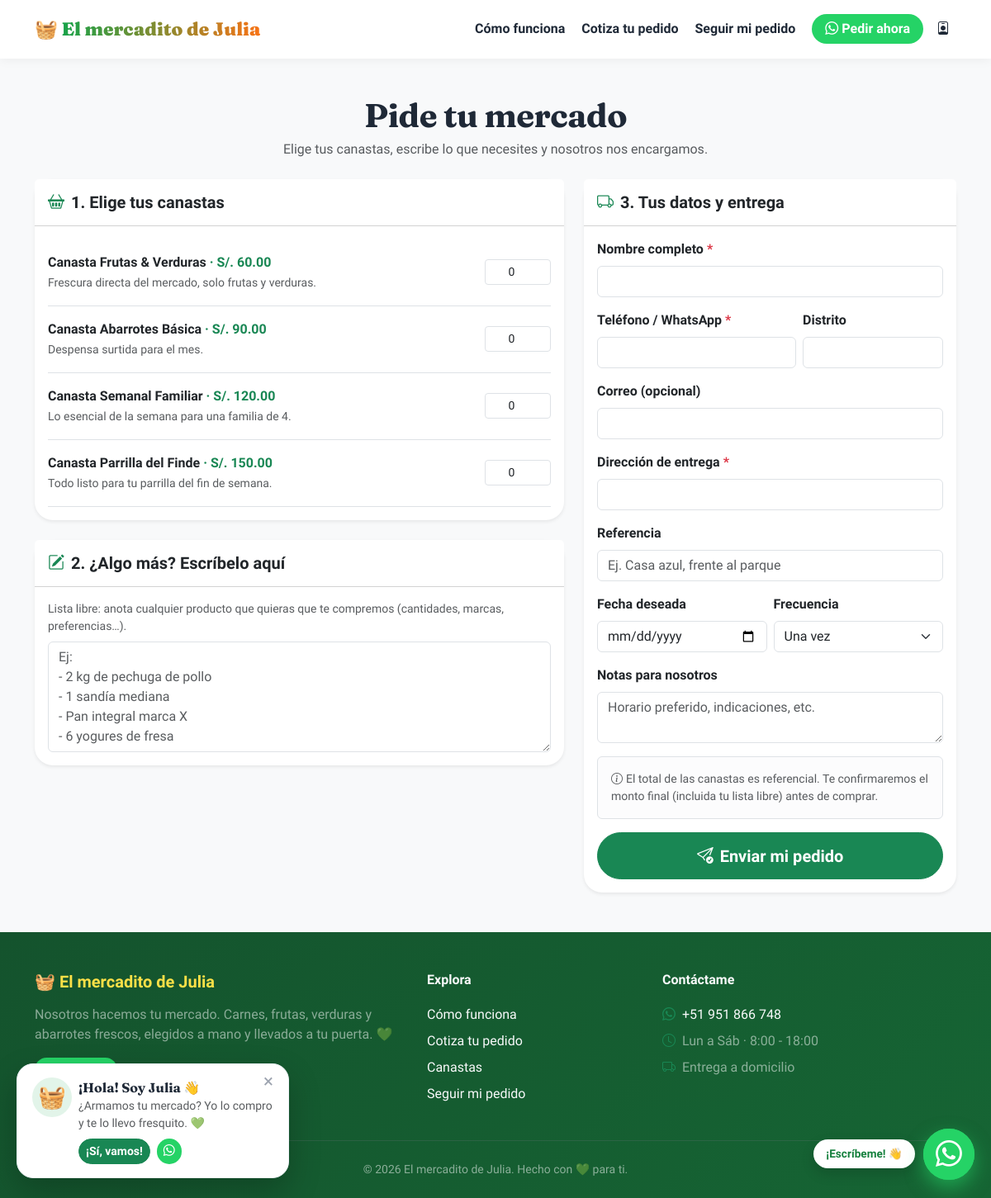
The page /solicitar.php on the database its author committed.
### tables this page shows
CREATE TABLE `canastas` (
  `id` int(11) NOT NULL AUTO_INCREMENT,
  `nombre` varchar(120) NOT NULL,
  `descripcion` varchar(255) DEFAULT NULL,
  `contenido` text DEFAULT NULL,
  `precio` decimal(10,2) NOT NULL DEFAULT 0.00,
  `etiqueta` varchar(40) DEFAULT NULL,
  `activo` tinyint(1) NOT NULL DEFAULT 1,
  `creado_en` datetime NOT NULL DEFAULT current_timestamp(),
  PRIMARY KEY (`id`)
);

### solicitar.php (the view, shortened to what this page needs)
<?php
require_once 'config/conexion.php';
$exito   = false;
$wa_msg   = '';
$old = [
    'nombre' => '', 'telefono' => '', 'email' => '', 'direccion' => '',
    'referencia' => '', 'distrito' => '', 'fecha_entrega' => '',
    'frecuencia' => 'unica', 'lista_libre' => '', 'notas' => '',
];
try {
    $canastas = $pdo->query(
        "SELECT id, nombre, descripcion, precio, etiqueta FROM canastas WHERE activo = 1 ORDER BY precio ASC"
    )->fetchAll();
} catch (\PDOException $e) {
    $canastas = [];
}
$preseleccion = isset($_GET['canasta']) && is_numeric($_GET['canasta']) ? (int)$_GET['canasta'] : 0;
require_once 'includes/publico_header.php';
?>
<section class="py-5 bg-light">
    <div class="container">
        <?php if ($exito): ?>
            <div class="row justify-content-center">
                <div class="col-lg-7 text-center">
                    <div class="card border-0 shadow-sm">
                        <div class="card-body p-5">
                            <div class="animate__animated animate__bounceIn" style="font-size: 4.5rem;">🎉</div>
                            <h2 class="fw-black mt-2">¡Pedido recibido, <?= htmlspecialchars($old['nombre']); ?>!</h2>
                            <p class="text-muted fs-5">
                                Tu pedido quedó registrado. <strong>Falta un paso:</strong> toca el botón verde
                                y dale <strong>ENVIAR</strong> en WhatsApp para que Julia reciba tu pedido. 👇
                            </p>
                            <div class="bg-light rounded-4 p-3 mx-auto mb-3" style="max-width:420px;">
                                <div class="text-muted small">Tu código de seguimiento</div>
                                <div class="fw-black fs-3 texto-degradado"><?= htmlspecialchars($codigo); ?></div>
                                <a href="seguimiento.php?codigo=<?= urlencode($codigo); ?>" class="small">
                                    <i class="bi bi-geo-alt me-1"></i>Seguir el estado de mi pedido
                                </a>
                            </div>
                            <div class="d-grid gap-2 col-md-9 mx-auto mt-2">
                                <a href="<?= whatsapp_link($wa_msg); ?>" target="_blank" rel="noopener"
                                   class="btn btn-wa btn-lg fw-bold animate__animated animate__pulse animate__infinite">
                                    <i class="bi bi-whatsapp me-2"></i>Enviar mi pedido a Julia
                                </a>
                                <a href="index.php" class="btn btn-outline-secondary">
                                    <i class="bi bi-house me-1"></i>Volver al inicio
                                </a>
                            </div>
                        </div>
                    </div>
                </div>
            </div>
        <?php else: ?>
            <div class="text-center mb-4">
                <h1 class="fw-bold">Pide tu mercado</h1>
                <p class="text-muted">Elige tus canastas, escribe lo que necesites y nosotros nos encargamos.</p>
            </div>
            <form method="POST" action="solicitar.php<?= $preseleccion ? '?canasta=' . $preseleccion : ''; ?>">
                <div class="row g-4">
                    <div class="col-lg-7">
                        <div class="card border-0 shadow-sm mb-4">
                            <div class="card-header bg-white py-3">
                                <h5 class="mb-0 fw-bold"><i class="bi bi-basket2 me-2 text-success"></i>1. Elige tus canastas</h5>
                            </div>
                            <div class="card-body">
                                <?php if (empty($canastas)): ?>
                                    <p class="text-muted mb-0">Aún no hay canastas publicadas. Usa la lista libre de abajo.</p>
                                <?php else: ?>
                                    <?php foreach ($canastas as $c):
                                        $valor = ($preseleccion === (int)$c['id']) ? 1 : (int)($_POST['canasta_cant'][$c['id']] ?? 0);
                                    ?>
                                        <div class="d-flex align-items-center justify-content-between border-bottom py-3">
                                            <div class="pe-3">
                                                <div class="fw-semibold"><?= htmlspecialchars($c['nombre']); ?>
                                                    <span class="text-success fw-bold">· S/. <?= number_format($c['precio'], 2); ?></span>
                                                </div>
                                                <small class="text-muted"><?= htmlspecialchars($c['descripcion']); ?></small>
                                            </div>
                                            <input type="number" min="0" max="20"
                                                   class="form-control form-control-sm text-center"
                                                   style="width: 80px;"
                                                   name="canasta_cant[<?= $c['id']; ?>]"
                                                   value="<?= $valor; ?>">
                                        </div>
                                    <?php endforeach; ?>
                                <?php endif; ?>
                            </div>
                        </div>
                        <div class="card border-0 shadow-sm">
                            <div class="card-header bg-white py-3">
                                <h5 class="mb-0 fw-bold"><i class="bi bi-pencil-square me-2 text-success"></i>2. ¿Algo más? Escríbelo aquí</h5>
                            </div>
                            <div class="card-body">
                                <label class="form-label text-muted small">
                                    Lista libre: anota cualquier producto que quieras que te compremos
                                    (cantidades, marcas, preferencias…).
                                </label>
                                <textarea name="lista_libre" class="form-control" rows="5"
                                          placeholder="Ej:&#10;- 2 kg de pechuga de pollo&#10;- 1 sandía mediana&#10;- Pan integral marca X&#10;- 6 yogures de fresa"><?= htmlspecialchars($old['lista_libre']); ?></textarea>
                            </div>
                        </div>
                    </div>
                    <div class="col-lg-5">
                        <div class="card border-0 shadow-sm">
                            <div class="card-header bg-white py-3">
                                <h5 class="mb-0 fw-bold"><i class="bi bi-truck me-2 text-success"></i>3. Tus datos y entrega</h5>
                            </div>
                            <div class="card-body">
                                <div class="mb-3">
                                    <label class="form-label fw-semibold">Nombre completo <span class="text-danger">*</span></label>
                                    <input type="text" name="nombre" class="form-control" value="<?= htmlspecialchars($old['nombre']); ?>" required>
                                </div>
                                <div class="row g-2">
                                    <div class="col-7 mb-3">
                                        <label class="form-label fw-semibold">Teléfono / WhatsApp <span class="text-danger">*</span></label>
                                        <input type="tel" name="telefono" class="form-control" value="<?= htmlspecialchars($old['telefono']); ?>" required>
                                    </div>
                                    <div class="col-5 mb-3">
                                        <label class="form-label fw-semibold">Distrito</label>
                                        <input type="text" name="distrito" class="form-control" value="<?= htmlspecialchars($old['distrito']); ?>">
                                    </div>
                                </div>
                                <div class="mb-3">
                                    <label class="form-label fw-semibold">Correo (opcional)</label>
                                    <input type="email" name="email" class="form-control" value="<?= htmlspecialchars($old['email']); ?>">
                                </div>
                                <div class="mb-3">
                                    <label class="form-label fw-semibold">Dirección de entrega <span class="text-danger">*</span></label>
                                    <input type="text" name="direccion" class="form-control" value="<?= htmlspecialchars($old['direccion']); ?>" required>
                                </div>
                                <div class="mb-3">
                                    <label class="form-label fw-semibold">Referencia</label>
                                    <input type="text" name="referencia" class="form-control" placeholder="Ej. Casa azul, frente al parque" value="<?= htmlspecialchars($old['referencia']); ?>">
                                </div>
                                <div class="row g-2">
                                    <div class="col-6 mb-3">
                                        <label class="form-label fw-semibold">Fecha deseada</label>
                                        <input type="date" name="fecha_entrega" class="form-control" value="<?= htmlspecialchars($old['fecha_entrega']); ?>">
                                    </div>
                                    <div class="col-6 mb-3">
                                        <label class="form-label fw-semibold">Frecuencia</label>
                                        <select name="frecuencia" class="form-select">
                                            <?php foreach (['unica'=>'Una vez','semanal'=>'Semanal','quincenal'=>'Quincenal','mensual'=>'Mensual'] as $val=>$lbl): ?>
                                                <option value="<?= $val; ?>" <?= $old['frecuencia']===$val?'selected':''; ?>><?= $lbl; ?></option>
                                            <?php endforeach; ?>
                                        </select>
                                    </div>
                                </div>
                                <div class="mb-3">
                                    <label class="form-label fw-semibold">Notas para nosotros</label>
                                    <textarea name="notas" class="form-control" rows="2" placeholder="Horario preferido, indicaciones, etc."><?= htmlspecialchars($old['notas']); ?></textarea>
                                </div>
                                <div class="alert alert-light border small text-muted mb-3">
                                    <i class="bi bi-info-circle me-1"></i>El total de las canastas es referencial.
                                    Te confirmaremos el monto final (incluida tu lista libre) antes de comprar.
                                </div>
                                <div class="d-grid">
                                    <button type="submit" class="btn btn-success btn-lg fw-bold">
                                        <i class="bi bi-send-check me-2"></i>Enviar mi pedido
                                    </button>
                                </div>
                            </div>
                        </div>
                    </div>
                </div>
            </form>
        <?php endif; ?>
    </div>
</section>
<?php require_once 'includes/publico_footer.php'; ?>

### includes/publico_header.php (style rules this page uses)
:root { --verde:#16a34a; --verde-osc:#15803d; --verde-prof:#14532d; --naranja:#fb923c; --naranja-osc:#f97316; --rosa:#fb7185; --rojo:#ef4444; --amarillo:#fde047; --crema:#fffaf0; --crema2:#fff3e0; --ink:#1f2937; --ink-soft:#6b7280; --sombra: 0 18px 40px -18px rgba(20,83,45,.35); --radio: 22px; }
* { scroll-behavior: smooth; }
body { font-family:'Plus Jakarta Sans',system-ui,sans-serif; color:var(--ink); overflow-x:hidden; background:#fff; }
h1,h2,h3,.display-font { font-family:'Fraunces',Georgia,serif; font-weight:900; letter-spacing:-.5px; line-height:1.05; }
.btn { border-radius:999px; font-weight:700; transition:transform .15s ease, box-shadow .2s ease; }
.btn-lg { padding:.8rem 1.6rem; }
.card { border-radius:var(--radio); }

### rows shown on the page
canastas: nombre "Canasta Frutas & Verduras", precio "60.00", descripcion "Frescura directa del mercado, solo frutas y verduras.", id "0"
canastas: nombre "Canasta Abarrotes Básica", precio "90.00", descripcion "Despensa surtida para el mes.", id "0"
canastas: nombre "Canasta Semanal Familiar", precio "120.00", descripcion "Lo esencial de la semana para una familia de 4.", id "0"
canastas: nombre "Canasta Parrilla del Finde", precio "150.00", descripcion "Todo listo para tu parrilla del fin de semana.", id "0"

### other values the page prints
NEGOCIO_NOMBRE "El mercadito de Julia"
NEGOCIO_LEMA "Nosotros hacemos tu mercado"
WHATSAPP_VISIBLE "+51 951 866 748"
form field frecuencia "Una vez"
